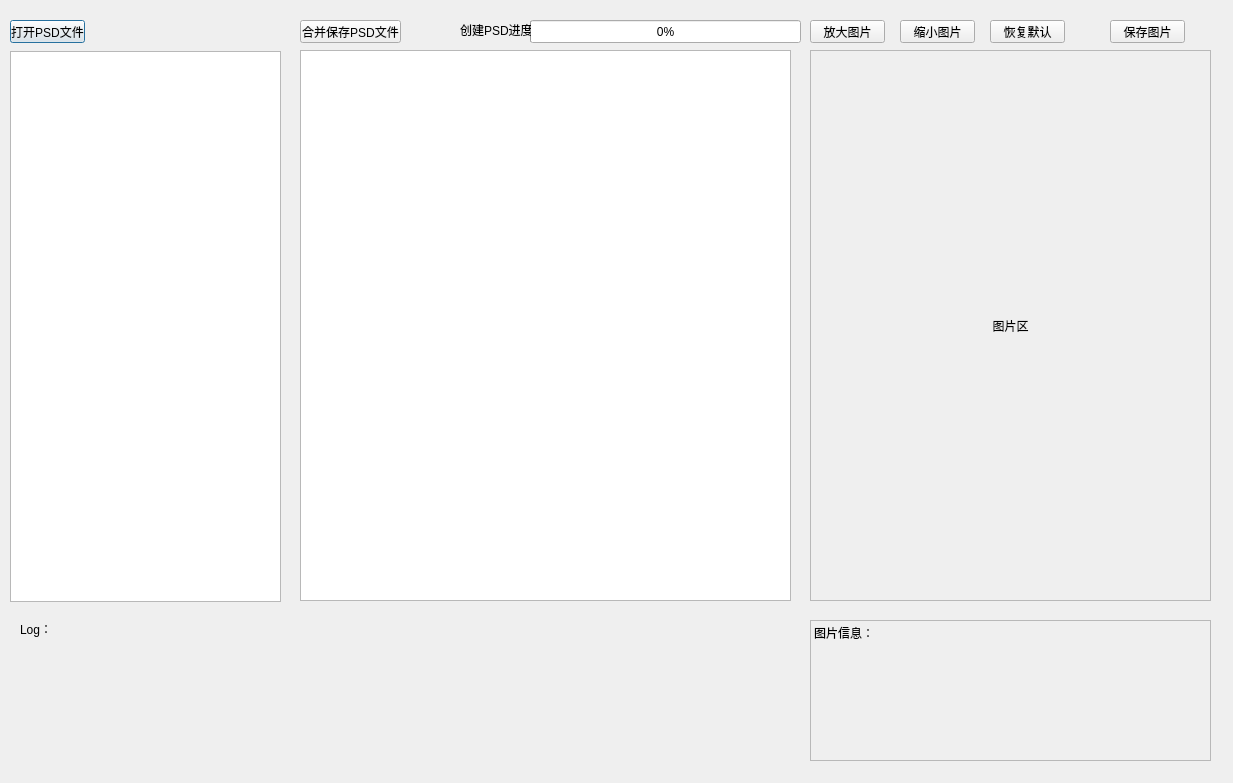
<?xml version="1.0" encoding="UTF-8"?>
<ui version="4.0">
 <class>Dialog</class>
 <widget class="QDialog" name="Dialog">
  <property name="geometry">
   <rect>
    <x>0</x>
    <y>0</y>
    <width>1233</width>
    <height>783</height>
   </rect>
  </property>
  <property name="sizePolicy">
   <sizepolicy hsizetype="Preferred" vsizetype="Preferred">
    <horstretch>0</horstretch>
    <verstretch>0</verstretch>
   </sizepolicy>
  </property>
  <property name="windowTitle">
   <string>PSDMergeTool</string>
  </property>
  <widget class="QListView" name="listView">
   <property name="geometry">
    <rect>
     <x>10</x>
     <y>51</y>
     <width>271</width>
     <height>551</height>
    </rect>
   </property>
  </widget>
  <widget class="QTreeView" name="treeView">
   <property name="geometry">
    <rect>
     <x>300</x>
     <y>50</y>
     <width>491</width>
     <height>551</height>
    </rect>
   </property>
  </widget>
  <widget class="QPushButton" name="pushButton">
   <property name="geometry">
    <rect>
     <x>10</x>
     <y>20</y>
     <width>75</width>
     <height>23</height>
    </rect>
   </property>
   <property name="text">
    <string>打开PSD文件</string>
   </property>
  </widget>
  <widget class="QPushButton" name="pushButton_2">
   <property name="geometry">
    <rect>
     <x>300</x>
     <y>20</y>
     <width>101</width>
     <height>23</height>
    </rect>
   </property>
   <property name="text">
    <string>合并保存PSD文件</string>
   </property>
  </widget>
  <widget class="QLabel" name="label">
   <property name="geometry">
    <rect>
     <x>20</x>
     <y>620</y>
     <width>671</width>
     <height>151</height>
    </rect>
   </property>
   <property name="text">
    <string>Log：</string>
   </property>
   <property name="alignment">
    <set>Qt::AlignLeading|Qt::AlignLeft|Qt::AlignTop</set>
   </property>
  </widget>
  <widget class="QProgressBar" name="progressBar">
   <property name="geometry">
    <rect>
     <x>530</x>
     <y>20</y>
     <width>271</width>
     <height>23</height>
    </rect>
   </property>
   <property name="value">
    <number>0</number>
   </property>
  </widget>
  <widget class="QLabel" name="label_2">
   <property name="geometry">
    <rect>
     <x>460</x>
     <y>20</y>
     <width>71</width>
     <height>20</height>
    </rect>
   </property>
   <property name="text">
    <string>创建PSD进度</string>
   </property>
  </widget>
  <widget class="QPushButton" name="pushButton_3">
   <property name="geometry">
    <rect>
     <x>810</x>
     <y>20</y>
     <width>75</width>
     <height>23</height>
    </rect>
   </property>
   <property name="text">
    <string>放大图片</string>
   </property>
  </widget>
  <widget class="QPushButton" name="pushButton_4">
   <property name="geometry">
    <rect>
     <x>900</x>
     <y>20</y>
     <width>75</width>
     <height>23</height>
    </rect>
   </property>
   <property name="text">
    <string>缩小图片</string>
   </property>
  </widget>
  <widget class="QPushButton" name="pushButton_5">
   <property name="geometry">
    <rect>
     <x>990</x>
     <y>20</y>
     <width>75</width>
     <height>23</height>
    </rect>
   </property>
   <property name="text">
    <string>恢复默认</string>
   </property>
  </widget>
  <widget class="QLabel" name="label_imageInfo">
   <property name="geometry">
    <rect>
     <x>810</x>
     <y>620</y>
     <width>401</width>
     <height>141</height>
    </rect>
   </property>
   <property name="frameShape">
    <enum>QFrame::StyledPanel</enum>
   </property>
   <property name="text">
    <string>图片信息：</string>
   </property>
   <property name="alignment">
    <set>Qt::AlignLeading|Qt::AlignLeft|Qt::AlignTop</set>
   </property>
  </widget>
  <widget class="QLabel" name="label_3">
   <property name="geometry">
    <rect>
     <x>810</x>
     <y>50</y>
     <width>401</width>
     <height>551</height>
    </rect>
   </property>
   <property name="frameShape">
    <enum>QFrame::StyledPanel</enum>
   </property>
   <property name="text">
    <string>图片区</string>
   </property>
   <property name="alignment">
    <set>Qt::AlignCenter</set>
   </property>
  </widget>
  <widget class="QPushButton" name="pushButton_6">
   <property name="geometry">
    <rect>
     <x>1110</x>
     <y>20</y>
     <width>75</width>
     <height>23</height>
    </rect>
   </property>
   <property name="text">
    <string>保存图片</string>
   </property>
  </widget>
 </widget>
 <layoutdefault spacing="6" margin="11"/>
 <resources/>
 <connections/>
</ui>
